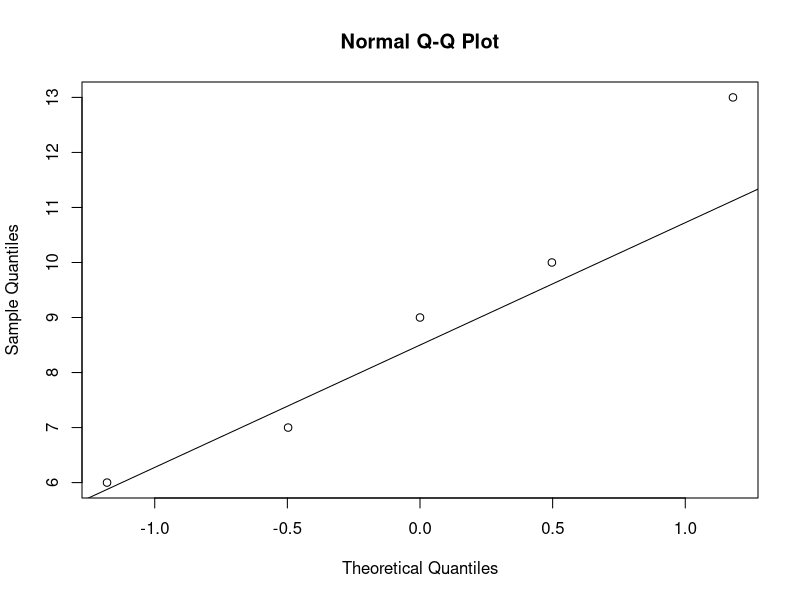

The R script that drew this image:
## ---- chunk 1
# Inicializamos la librería que permite leer archivos xlsx
library(readxl)
# Asignamos a una variable la información almacenada en el archivo
Baseball <- read_excel("Baseball.xlsx")
# Mostramos las primeras 5 entradas
head(Baseball, n=5)
## ---- chunk 2
X1<-Baseball$X1
X1
## ---- chunk 3
library(MASS)
fitdistr(X1,"normal")
## ---- chunk 4
#main = "Histograma variable X1", ylab = "Frecuencia", xlab = "X1: Hits al bate", 
#   col="Yellow",
hist(X1, plot=F)
## ---- chunk 5
fi<-c(6,9,13,10,7)
qqnorm(fi)
qqline(fi)
## ---- chunk 6
# Tamaño de los fi
k<- length(fi)
## ---- chunk 7
n<- sum(fi)
## ---- chunk 8
(p1<-pnorm(0.22,0.2805,0.0435)-pnorm(0.18,0.2805,0.0435))
(p2<-pnorm(0.26,0.2805,0.0435)-pnorm(0.22,0.2805,0.0435))
(p3<-pnorm(0.30,0.2805,0.0435)-pnorm(0.26,0.2805,0.0435))
(p4<-pnorm(0.32,0.2805,0.0435)-pnorm(0.30,0.2805,0.0435))
(p5<-pnorm(0.38,0.2805,0.0435)-pnorm(0.32,0.2805,0.0435))


ei<-c(n*p1,n*p2,n*p3,n*p4,n*p5)
## ---- chunk 9
(t<-sum(((fi-ei)^{2})/ei))
## ---- chunk 10
# p-valor
(p_Valor<- 1-pchisq(t,2))
